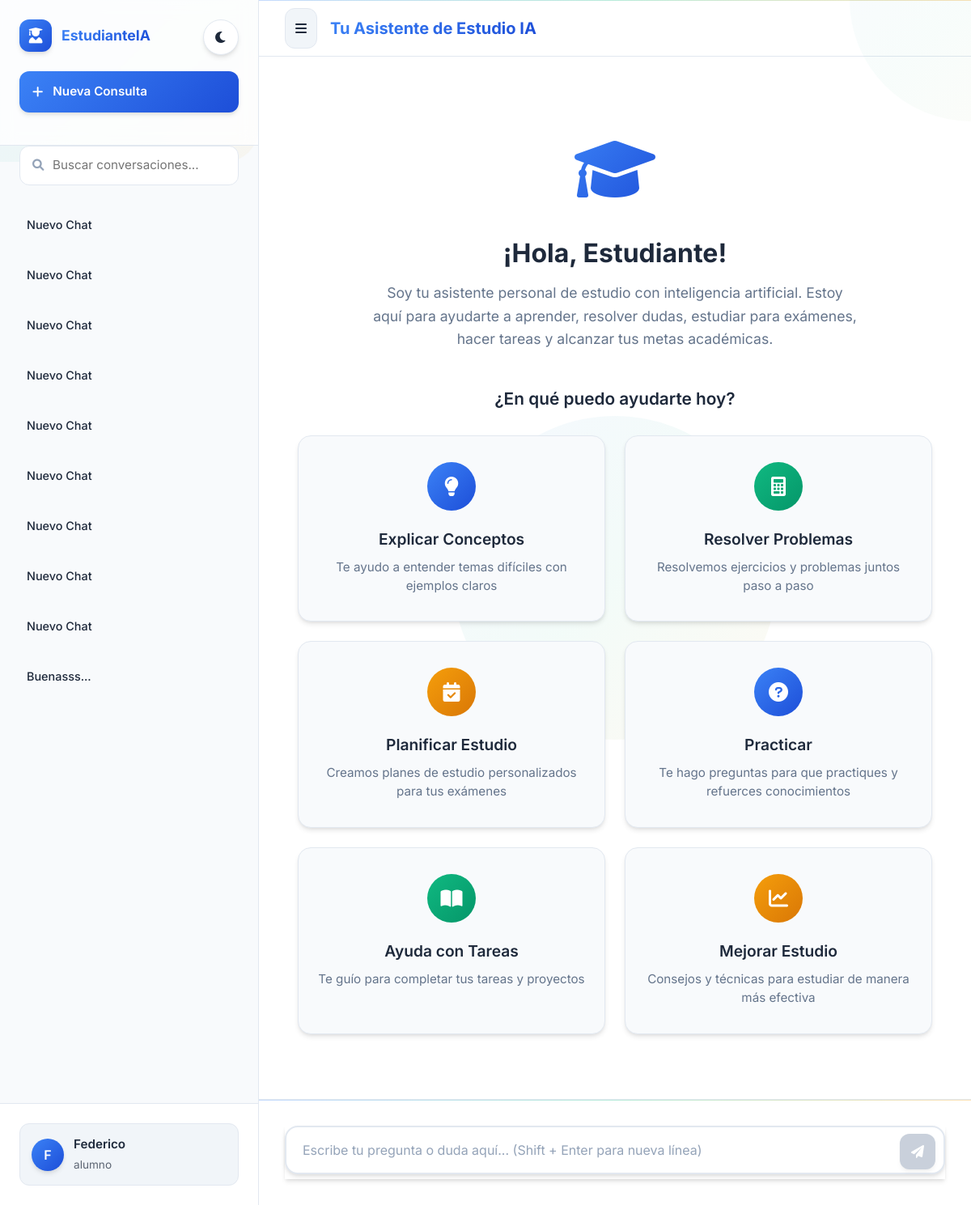
Page /chat (signed in) on the earlier database version.
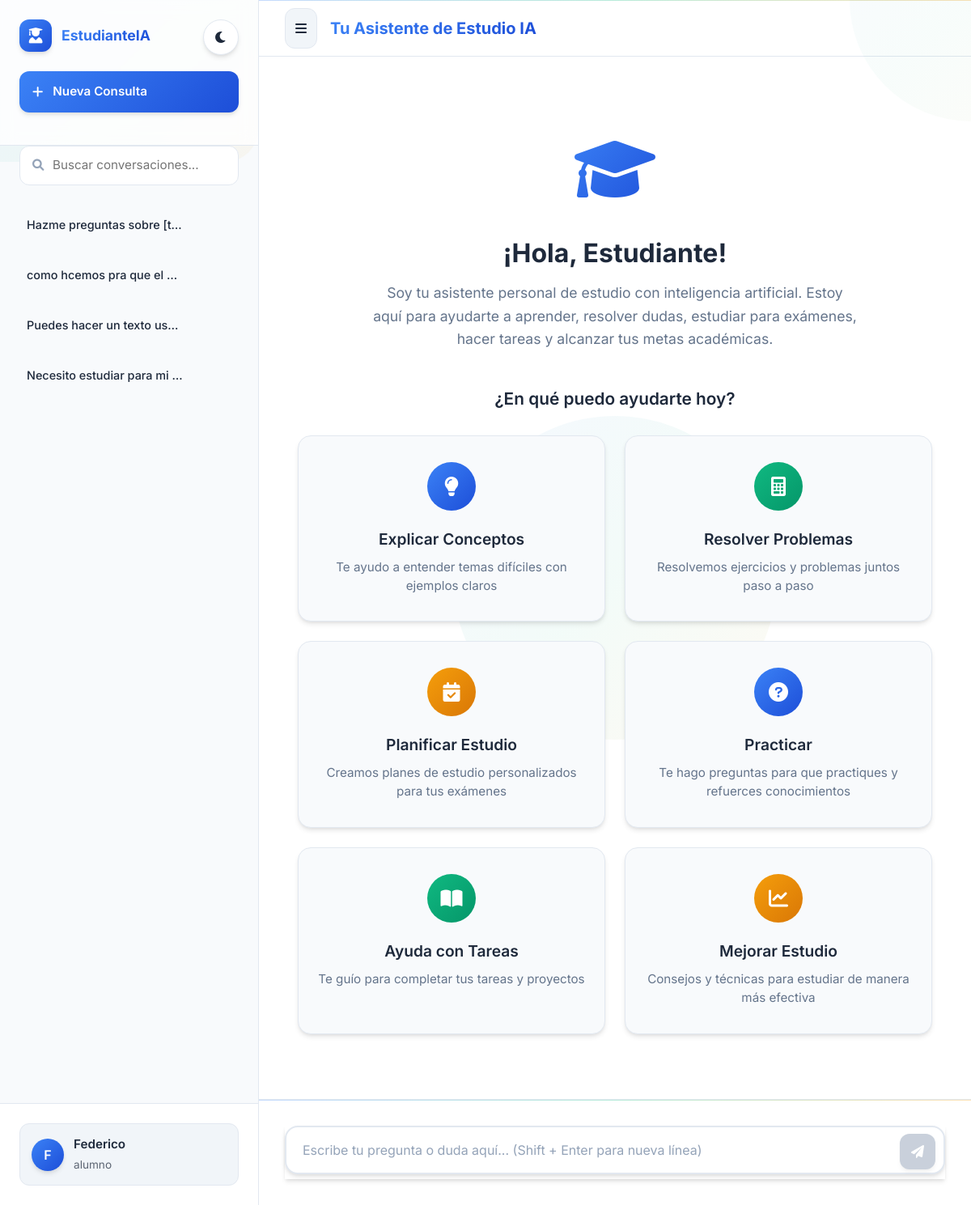
Same page on the later database version.
### app/models.py (models this page shows, shortened)
class ChatIA(db.Model):
    __tablename__ = 'chats_ia'
    id = db.Column(db.Integer, primary_key=True)
    nombre_chat = db.Column(db.String(200))  # Generado automÃƒÆ’Ã‚Â¡ticamente por IA
    carpeta = db.Column(db.String(100))  # Para organizaciÃƒÆ’Ã‚Â³n del alumno
    usuario_id = db.Column(db.Integer, db.ForeignKey('usuarios.id'), nullable=False)
    fecha_creacion = db.Column(db.DateTime, default=datetime.utcnow)
    fecha_ultimo_mensaje = db.Column(db.DateTime, default=datetime.utcnow)
    mensajes = db.relationship('MensajeChatIA', backref='chat', order_by='MensajeChatIA.fecha_envio')
    usuario = db.relationship('Usuario', backref='chats_ia')

class Usuario(db.Model, FlaskLoginUserMixin):
    __tablename__ = 'usuarios'
    id = db.Column(db.Integer, primary_key=True)
    email = db.Column(db.String(255), unique=True, nullable=False)
    password_hash = db.Column(db.String(255), nullable=True)
    nombre = db.Column(db.String(100), nullable=False)
    apellido = db.Column(db.String(100), nullable=False)
    fecha_nacimiento = db.Column(db.Date, nullable=False)
    rol = db.Column(db.Enum(RolUsuario), nullable=False)
    activo = db.Column(db.Boolean, default=True)
    fecha_creacion = db.Column(db.DateTime, default=datetime.utcnow)
    fecha_actualizacion = db.Column(db.DateTime, default=datetime.utcnow, onupdate=datetime.utcnow)
    institucion_id = db.Column(db.Integer, db.ForeignKey('instituciones.id'), nullable=True)
    email_confirmed_at = db.Column(db.DateTime)
    failed_login_attempts = db.Column(db.Integer, default=0)
    last_login_at = db.Column(db.DateTime)
    locked_until = db.Column(db.DateTime)
    reset_password_token = db.Column(db.String(100), nullable=True)
    reset_password_expires = db.Column(db.DateTime, nullable=True)
    padre_id = db.Column(db.Integer, db.ForeignKey('usuarios.id'), nullable=True)
    madre_id = db.Column(db.Integer, db.ForeignKey('usuarios.id'), nullable=True)
    curso_id = db.Column(db.Integer, db.ForeignKey('cursos.id'), nullable=True)
    institucion = db.relationship('Institucion',
                                foreign_keys=[institucion_id],
                                backref='usuarios')
    padre = db.relationship('Usuario',
                           remote_side=[id],
                           foreign_keys=[padre_id],
                           backref=db.backref('hijos_como_padre', lazy='dynamic'))
    madre = db.relationship('Usuario',
                           remote_side=[id],
                           foreign_keys=[madre_id],
                           backref=db.backref('hijos_como_madre', lazy='dynamic'))
    cursos_materias = db.relationship('Materia',
                                    secondary=profesor_curso_materia,
                                    backref='profesores')
    curso_tutor = db.relationship('Curso',
                                foreign_keys='Curso.tutor_id',
                                backref='tutor',
                                uselist=False)

### app/routes.py (the view)
@routes.route('/chat')
def chat_index():
    if 'user_id' not in login_session:
        return redirect(url_for('routes.login'))
    user = Usuario.query.get(login_session['user_id'])
    if not user:
        flash("Usuario no encontrado", "error")
        return redirect(url_for('routes.login'))
    chats = chat_ia_universal.obtener_chats_usuario(user.id)
    template_name = 'profesor_chat.html' if user.rol == RolUsuario.PROFESOR else 'alumno_chat.html'
    return render_template(template_name,
                         chats=chats,
                         user_name=user.nombre,
                         user_role=user.rol.value if hasattr(user.rol, 'value') else str(user.rol))

### app/groq_stream.py (called while the page is built)
    def obtener_chats_usuario(self, usuario_id: int) -> List[ChatIA]:
        try:
            chats = ChatIA.query.filter_by(
                usuario_id=usuario_id
            ).order_by(
                ChatIA.fecha_ultimo_mensaje.desc()
            ).all()
            return chats
        except Exception as e:
            logger.error(f"Error obteniendo chats: {e}")
            return []

### app/routes.py (called while the page is built)
@routes.context_processor
def inject_user_globals():
    if 'user_id' in login_session:
        user = Usuario.query.get(login_session['user_id'])
        if user:
            sessions = ChatIA.query\
                        .filter_by(usuario_id=user.id)\
                        .order_by(ChatIA.fecha_ultimo_mensaje.desc())\
                        .all()
            return {
                'sessions': sessions,
                'user_name': user.nombre,  # ✅ Usar 'nombre'
                'user': user
            }
    return {}

### app/templates/alumno_chat.html (shortened to what this page needs)
<!DOCTYPE html>
<html lang="es">
<head>
    <link href="https://cdn.jsdelivr.net/npm/bootstrap@5.1.3/dist/css/bootstrap.min.css" rel="stylesheet">
    <link href="https://cdnjs.cloudflare.com/ajax/libs/font-awesome/6.0.0/css/all.min.css" rel="stylesheet">
</head>
<body>
    <div class="main-container">
        <aside class="sidebar" id="sidebar">
            <button class="theme-toggle" onclick="toggleTheme()" title="Cambiar tema">
                <i class="fas fa-moon" id="themeIcon"></i>
            </button>
            <div class="sidebar-header">
                <div class="logo-section">
                    <div class="logo-icon">
                        <i class="fas fa-user-graduate"></i>
                    </div>
                    <div class="logo-text">EstudianteIA</div>
                </div>
                <a href="/chat" class="new-chat-btn text-decoration-none">
                    <i class="fas fa-plus"></i>
                    Nueva Consulta
                </a>
            </div>
            <div class="chat-search">
                <div class="search-container">
                    <i class="fas fa-search"></i>
                    <input type="text" id="searchInput" placeholder="Buscar conversaciones..." oninput="buscarChats()">
                </div>
            </div>
            <div class="chats-list" id="chatsList">
                {% for chat in chats %}
                <div class="chat-item {% if chat_actual and chat.id == chat_actual.id %}active{% endif %}"
                     onclick="irAChat({{ chat.id }})" data-chat-id="{{ chat.id }}">
                    <span class="chat-name">{{ chat.nombre_chat or 'Consulta sin nombre' }}</span>
                </div>
                {% endfor %}
            </div>
            <div class="sidebar-footer">
                <div class="user-info">
                    <div class="user-avatar">
                        {{ user_name[0].upper() if user_name else 'E' }}
                    </div>
                    <div>
                        <div style="font-weight: 600; font-size: 0.95rem;">{{ user_name or 'Estudiante' }}</div>
                        <small style="opacity: 0.7; font-size: 0.85rem;">{{ user_role or 'Aprendiz' }}</small>
                    </div>
                </div>
            </div>
        </aside>
        <main class="main-content">
            <header class="chat-header">
                <button class="sidebar-toggle" onclick="toggleSidebar()">
                    <i class="fas fa-bars"></i>
                </button>
                <h1 class="chat-title mb-0">
                    {% if chat_actual %}
                        {{ chat_actual.nombre_chat or 'Consulta sin nombre' }}
                    {% else %}
                        Tu Asistente de Estudio IA
                    {% endif %}
                </h1>
            </header>
            <div class="messages-container" id="messagesContainer">
                <div class="messages-wrapper">
                    {% if chat_actual and mensajes %}
                        {% for mensaje in mensajes %}
                        <div class="message {% if mensaje.es_usuario %}user-message{% else %}ai-message{% endif %}">
                            <div class="message-avatar">
                                {% if mensaje.es_usuario %}
                                    {{ user_name[0].upper() if user_name else 'E' }}
                                {% else %}
                                    <i class="fas fa-brain"></i>
                                {% endif %}
                            </div>
                            <div class="message-content">
                                {% if mensaje.es_usuario %}
                                    {{ mensaje.contenido_original | e }}
                                {% else %}
                                    {{ mensaje.contenido_renderizado | safe }}
                                {% endif %}
                            </div>
                        </div>
                        {% endfor %}
                    {% else %}
                    <div class="empty-state">
                        <div class="empty-state-icon">
                            <i class="fas fa-graduation-cap"></i>
                        </div>
                        <h2>¡Hola, Estudiante!</h2>
                        <p>Soy tu asistente personal de estudio con inteligencia artificial. Estoy aquí para ayudarte a aprender, resolver dudas, estudiar para exámenes, hacer tareas y alcanzar tus metas académicas.</p>
                        <div class="starter-prompts">
                            <h3>¿En qué puedo ayudarte hoy?</h3>
                            <div class="prompts-grid">
                                <div class="prompt-card" onclick="usarPrompt('Explícame [tema] de manera sencilla con ejemplos prácticos')">
                                    <div class="prompt-icon">
                                        <i class="fas fa-lightbulb"></i>
                                    </div>
                                    <h4>Explicar Conceptos</h4>
                                    <p>Te ayudo a entender temas difíciles con ejemplos claros</p>
                                </div>
                                <div class="prompt-card" onclick="usarPrompt('Ayúdame a resolver este problema paso a paso: [describe tu problema]')">
                                    <div class="prompt-icon">
                                        <i class="fas fa-calculator"></i>
                                    </div>
                                    <h4>Resolver Problemas</h4>
                                    <p>Resolvemos ejercicios y problemas juntos paso a paso</p>
                                </div>
                                <div class="prompt-card" onclick="usarPrompt('Necesito estudiar para mi examen de [materia]. ¿Puedes ayudarme a crear un plan?')">
                                    <div class="prompt-icon">
                                        <i class="fas fa-calendar-check"></i>
                                    </div>
                                    <h4>Planificar Estudio</h4>
                                    <p>Creamos planes de estudio personalizados para tus exámenes</p>
                                </div>
                                <div class="prompt-card" onclick="usarPrompt('Hazme preguntas sobre [tema] para practicar lo que he aprendido')">
                                    <div class="prompt-icon">
                                        <i class="fas fa-question-circle"></i>
                                    </div>
                                    <h4>Practicar</h4>
                                    <p>Te hago preguntas para que practiques y refuerces conocimientos</p>
                                </div>
                                <div class="prompt-card" onclick="usarPrompt('Ayúdame con mi tarea de [materia]: [describe la tarea]')">
                                    <div class="prompt-icon">
                                        <i class="fas fa-book-open"></i>
                                    </div>
                                    <h4>Ayuda con Tareas</h4>
                                    <p>Te guío para completar tus tareas y proyectos</p>
                                </div>
                                <div class="prompt-card" onclick="usarPrompt('¿Cómo puedo mejorar mis técnicas de estudio y ser más productivo?')">
                                    <div class="prompt-icon">
                                        <i class="fas fa-chart-line"></i>
                                    </div>
                                    <h4>Mejorar Estudio</h4>
                                    <p>Consejos y técnicas para estudiar de manera más efectiva</p>
                                </div>
                            </div>
                        </div>
                    </div>
                    {% endif %}
                </div>
            </div>
            <div class="input-container">
                <div class="input-wrapper">
                    <textarea
                        class="message-input"
                        id="messageInput"
                        placeholder="Escribe tu pregunta o duda aquí... (Shift + Enter para nueva línea)"
                        rows="1"></textarea>
                    <button class="send-button" id="sendButton" onclick="enviarMensaje()" disabled>
                        <i class="fas fa-paper-plane"></i>
                    </button>
                </div>
            </div>
        </main>
    </div>
</body>
</html>

Differences in the rows shown:
removed ChatIA: nombre_chat "Nuevo Chat"
removed ChatIA: nombre_chat "Nuevo Chat"
removed ChatIA: nombre_chat "Nuevo Chat"
removed ChatIA: nombre_chat "Nuevo Chat"
removed ChatIA: nombre_chat "Nuevo Chat"
removed ChatIA: nombre_chat "Nuevo Chat"
removed ChatIA: nombre_chat "Nuevo Chat"
removed ChatIA: nombre_chat "Nuevo Chat"
removed ChatIA: nombre_chat "Nuevo Chat"
removed ChatIA: nombre_chat "Buenasss..."
added ChatIA: nombre_chat "Hazme preguntas sobre [t…"
added ChatIA: nombre_chat "como hcemos pra que el…"
added ChatIA: nombre_chat "Puedes hacer un texto us…"
added ChatIA: nombre_chat "Necesito estudiar para mi…"
